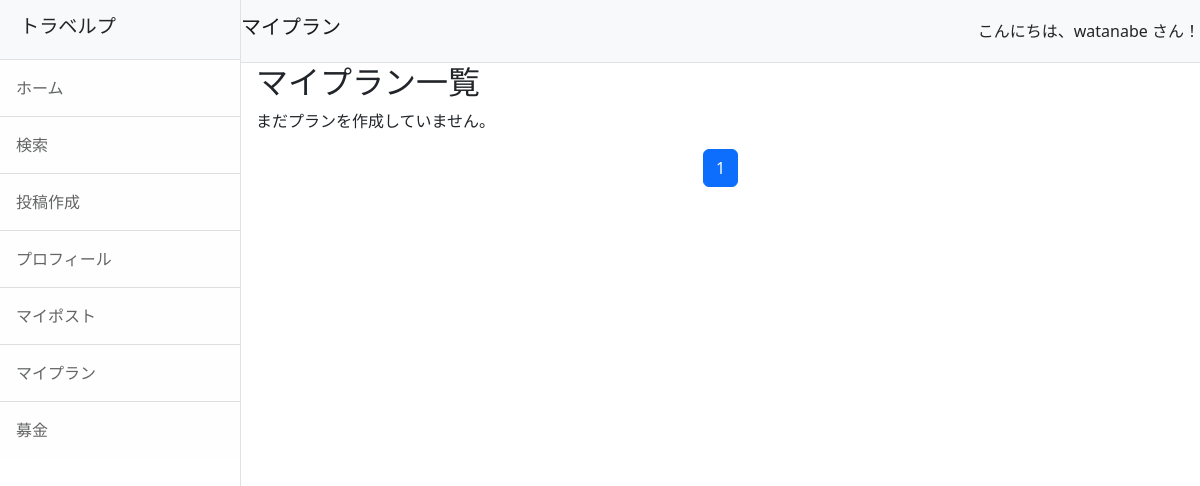
Before: /myplan/ (signed in) with the older database file.
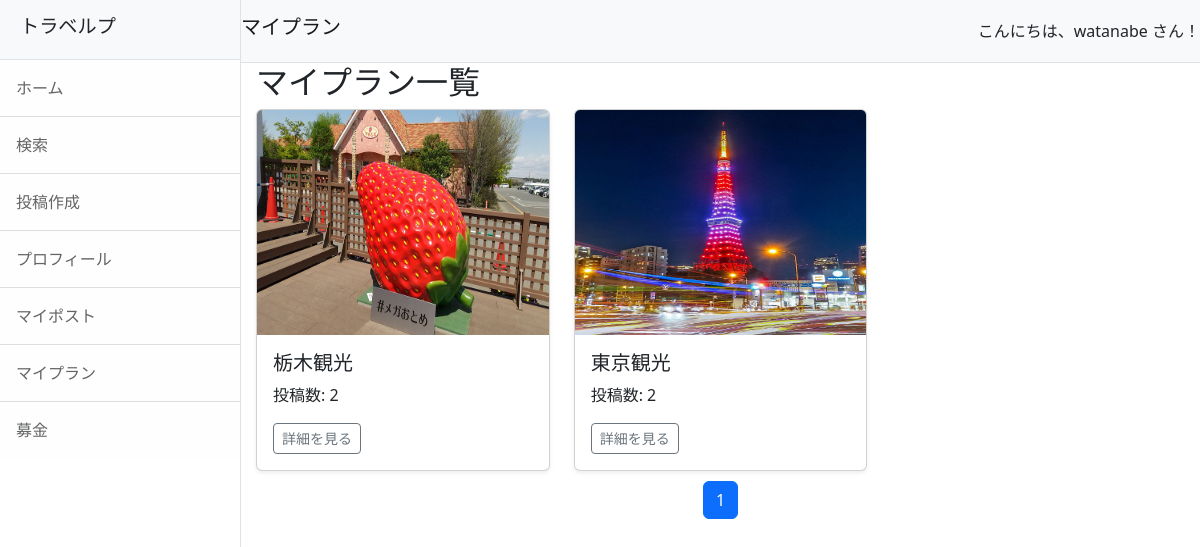
After: the same page with the newer database file.
### travelp/models.py (models this page shows, shortened)
class Plan(models.Model):
    name = models.CharField(max_length=200)
    user = models.ForeignKey(CustomUser, on_delete=models.SET_NULL, null=True, blank=True)
    posts = models.ManyToManyField(Post, related_name='plans')  # プランに関連する投稿
    created_at = models.DateTimeField(auto_now_add=True)

class Post(models.Model):
    user = models.ForeignKey(CustomUser, on_delete=models.SET_NULL, null=True, blank=True)
    title = models.CharField(max_length=200)
    comment = models.TextField()
    created_at = models.DateTimeField(auto_now_add=True)
    caption = models.TextField(verbose_name='場所', blank=True)
    fundraising = models.BooleanField(default=False)
    latitude = models.DecimalField(max_digits=15, decimal_places=11, null=True, blank=True)  # 緯度
    longitude = models.DecimalField(max_digits=15, decimal_places=11, null=True, blank=True)  # 経度

class PostImage(models.Model):
    post = models.ForeignKey(Post, related_name='images', on_delete=models.CASCADE)
    image = models.ImageField(upload_to='photos')

### travelp/views.py (the view)
# urls.py: path('myplan/', views.myplan, name='myplan'),  # プラン一覧ページ
@login_required
def myplan(request):
    plans = Plan.objects.filter(user=request.user).order_by('-id')  # 自分の作成したプランを取得（新しい順）
    paginator = Paginator(plans, 6)
    page_number = request.GET.get('page')
    plans = paginator.get_page(page_number)  # 現在のページのオブジェクトを取得
    for plan in plans:
        plan.thumbnail = plan.posts.order_by('created_at').first()
    return render(request, 'myplan.html', {'plans': plans})

### travelp/templates/myplan.html (shortened to what this page needs)
{% extends 'base.html' %}
{% load static %}
{% block header %}マイプラン{% endblock %}
{% block content %}
    <h2>マイプラン一覧</h2>
    {% if plans %}
      <div class="row g-4">
        {% for plan in plans %}
          <div class="col-12 col-sm-6 col-md-4">
            <div class="card shadow-sm">
                {% if plan.thumbnail %}
                    <img src="{{ plan.thumbnail.images.first.image.url }}" class="card-img-top" width="100%" height="225" alt="プランのサムネイル">
                {% else %}
                    <img src="{% static 'default-thumbnail.jpg' %}" class="card-img-top" width="100%" height="225" alt="デフォルト画像">
                {% endif %}
                <div class="card-body">
                    <h5 class="card-title">{{ plan.name|default:"無題のプラン" }}</h5>
                    <p class="card-text">投稿数: {{ plan.posts.count }}</p>
                    <a href="{% url 'travelp:plan_detail' plan_id=plan.id %}" class="btn btn-sm btn-outline-secondary">詳細を見る</a>
                </div>
            </div>
          </div>
        {% endfor %}
      </div>
    {% else %}
      <p>まだプランを作成していません。</p>
    {% endif %}
    {% include 'pagination.html' with page_obj=plans %}
{% endblock %}

Changed rows visible on the page:
added Plan: thumbnail.images.first.image (picture), name "栃木観光", posts.count "2"
added Plan: thumbnail.images.first.image (picture), name "東京観光", posts.count "2"
Other visible differences:
text no longer shown: "まだプランを作成していません。"
